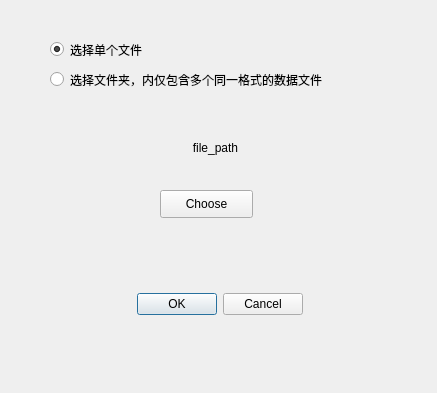
<?xml version="1.0" encoding="UTF-8"?>
<ui version="4.0">
 <class>MainWindow</class>
 <widget class="QMainWindow" name="MainWindow">
  <property name="geometry">
   <rect>
    <x>0</x>
    <y>0</y>
    <width>437</width>
    <height>393</height>
   </rect>
  </property>
  <property name="windowTitle">
   <string>mysio</string>
  </property>
  <widget class="QWidget" name="centralWidget">
   <widget class="QRadioButton" name="radioButton">
    <property name="geometry">
     <rect>
      <x>50</x>
      <y>40</y>
      <width>191</width>
      <height>19</height>
     </rect>
    </property>
    <property name="text">
     <string>选择单个文件</string>
    </property>
    <property name="checked">
     <bool>true</bool>
    </property>
   </widget>
   <widget class="QRadioButton" name="radioButton_2">
    <property name="geometry">
     <rect>
      <x>50</x>
      <y>70</y>
      <width>361</width>
      <height>19</height>
     </rect>
    </property>
    <property name="text">
     <string>选择文件夹，内仅包含多个同一格式的数据文件</string>
    </property>
    <property name="checked">
     <bool>false</bool>
    </property>
   </widget>
   <widget class="QDialogButtonBox" name="buttonBox">
    <property name="geometry">
     <rect>
      <x>110</x>
      <y>290</y>
      <width>193</width>
      <height>28</height>
     </rect>
    </property>
    <property name="standardButtons">
     <set>QDialogButtonBox::Cancel|QDialogButtonBox::Ok</set>
    </property>
   </widget>
   <widget class="QPushButton" name="pushButton">
    <property name="geometry">
     <rect>
      <x>160</x>
      <y>190</y>
      <width>93</width>
      <height>28</height>
     </rect>
    </property>
    <property name="text">
     <string>Choose</string>
    </property>
    <property name="checkable">
     <bool>false</bool>
    </property>
    <property name="checked">
     <bool>false</bool>
    </property>
    <property name="autoDefault">
     <bool>false</bool>
    </property>
    <property name="flat">
     <bool>false</bool>
    </property>
   </widget>
   <widget class="QLabel" name="label">
    <property name="geometry">
     <rect>
      <x>100</x>
      <y>140</y>
      <width>231</width>
      <height>16</height>
     </rect>
    </property>
    <property name="layoutDirection">
     <enum>Qt::LeftToRight</enum>
    </property>
    <property name="text">
     <string>file_path</string>
    </property>
    <property name="textFormat">
     <enum>Qt::PlainText</enum>
    </property>
    <property name="alignment">
     <set>Qt::AlignCenter</set>
    </property>
   </widget>
  </widget>
 </widget>
 <resources/>
 <connections>
  <connection>
   <sender>buttonBox</sender>
   <signal>rejected()</signal>
   <receiver>MainWindow</receiver>
   <slot>close()</slot>
   <hints>
    <hint type="sourcelabel">
     <x>262</x>
     <y>303</y>
    </hint>
    <hint type="destinationlabel">
     <x>335</x>
     <y>339</y>
    </hint>
   </hints>
  </connection>
 </connections>
</ui>
